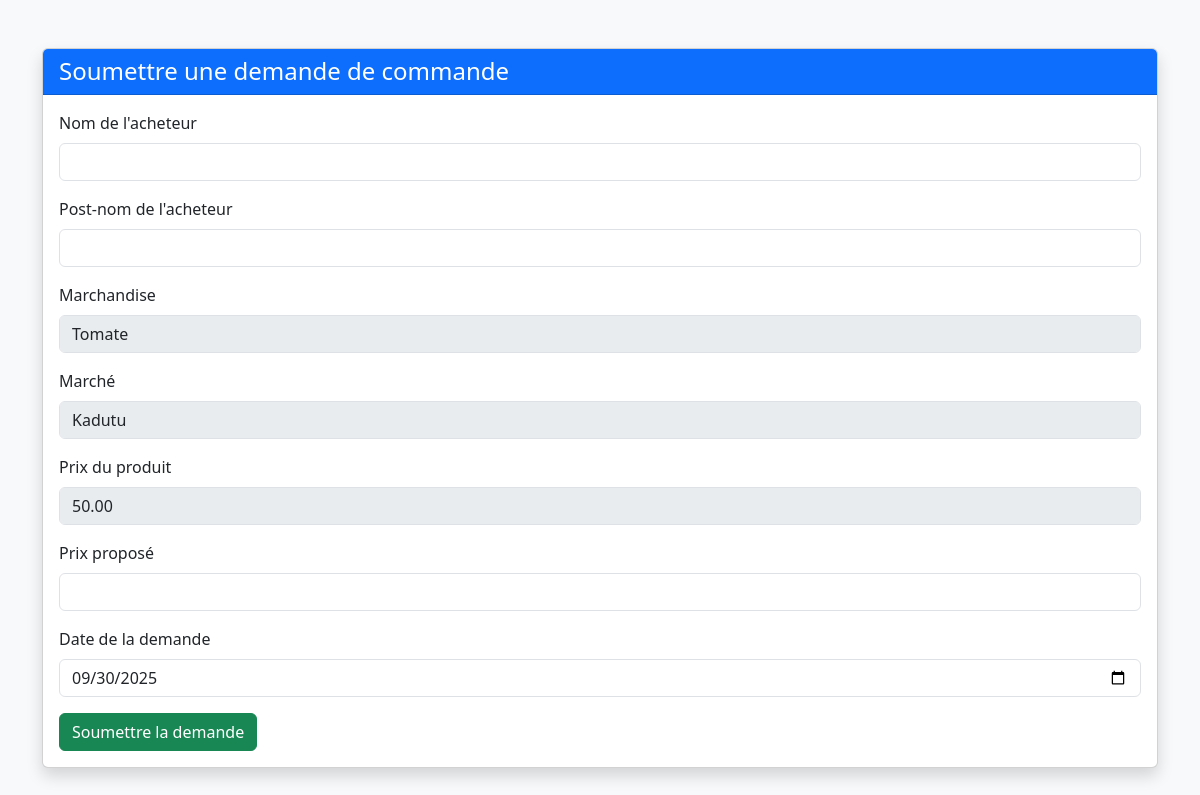
The page /demande_commande.php?idProduit=1&vendeur_id=1 on the database its author committed.
### tables this page shows
CREATE TABLE IF NOT EXISTS `produit` (
  `IdProduit` int NOT NULL AUTO_INCREMENT,
  `NomProduit` varchar(100) DEFAULT NULL,
  `Description` text,
  `IdVendeur` int DEFAULT NULL,
  `IdMarche` int DEFAULT NULL,
  `DateMaj` date DEFAULT NULL,
  `Prix` decimal(10,2) DEFAULT '0.00',
  PRIMARY KEY (`IdProduit`),
  KEY `IdVendeur` (`IdVendeur`),
  KEY `IdMarche` (`IdMarche`)
);

CREATE TABLE IF NOT EXISTS `marche` (
  `IdMarche` int NOT NULL AUTO_INCREMENT,
  `NomMarche` varchar(100) DEFAULT NULL,
  `Localisation` varchar(255) DEFAULT NULL,
  `IdAgent` int DEFAULT NULL,
  PRIMARY KEY (`IdMarche`),
  KEY `IdAgent` (`IdAgent`)
);

### demande_commande.php (the view, shortened to what this page needs)
<?php
require 'db.php';
$idProduit = isset($_GET['idProduit']) ? intval($_GET['idProduit']) : 0;
$produit = null;
$marche = null;
if ($idProduit) {
    $stmt = $pdo->prepare("SELECT p.*, m.NomMarche, m.IdMarche FROM produit p JOIN marche m ON p.IdMarche = m.IdMarche WHERE p.IdProduit = ?");
    $stmt->execute([$idProduit]);
    $produit = $stmt->fetch();
    if ($produit) {
        $marche = [
            'IdMarche' => $produit['IdMarche'],
            'NomMarche' => $produit['NomMarche']
        ];
    }
}
?>
<!DOCTYPE html>
<html lang="fr">
<head>
  <link href="https://cdn.jsdelivr.net/npm/bootstrap@5.3.2/dist/css/bootstrap.min.css" rel="stylesheet">
</head>
<body class="bg-light">
  <div class="container mt-5">
    <div class="card shadow">
      <div class="card-header bg-primary text-white">
        <h4 class="mb-0">Soumettre une demande de commande</h4>
      </div>
      <div class="card-body">
        <form action="traitement_demande.php" method="POST">
          <div class="mb-3">
            <label class="form-label">Nom de l'acheteur</label>
            <input type="text" name="nomAcheteur" class="form-control" required>
          </div>
          <div class="mb-3">
            <label class="form-label">Post-nom de l'acheteur</label>
            <input type="text" name="postNomAcheteur" class="form-control" required>
          </div>
          <div class="mb-3">
            <label class="form-label">Marchandise</label>
            <input type="text" class="form-control" value="<?= $produit ? $produit['NomProduit'] : '' ?>" disabled>
          </div>
          <div class="mb-3">
            <label class="form-label">Marché</label>
            <input type="text" class="form-control" value="<?= $marche ? $marche['NomMarche'] : '' ?>" disabled>
          </div>
          <div class="mb-3">
            <label class="form-label">Prix du produit</label>
            <input type="number" class="form-control" value="<?= $produit ? $produit['Prix'] : '' ?>" disabled>
          </div>
          <div class="mb-3">
            <label class="form-label">Prix proposé</label>
            <input type="number" step="0.01" name="prixPropose" class="form-control" required>
          </div>
          <div class="mb-3">
            <label class="form-label">Date de la demande</label>
            <input type="date" name="dateDemande" class="form-control" value="<?= date('Y-m-d') ?>" required>
          </div>
          <button type="submit" class="btn btn-success">Soumettre la demande</button>
        </form>
      </div>
    </div>
  </div>
</body>
</html>

### rows shown on the page
produit: NomProduit "Tomate", IdMarche.NomMarche "Kadutu", Prix "50.00"
